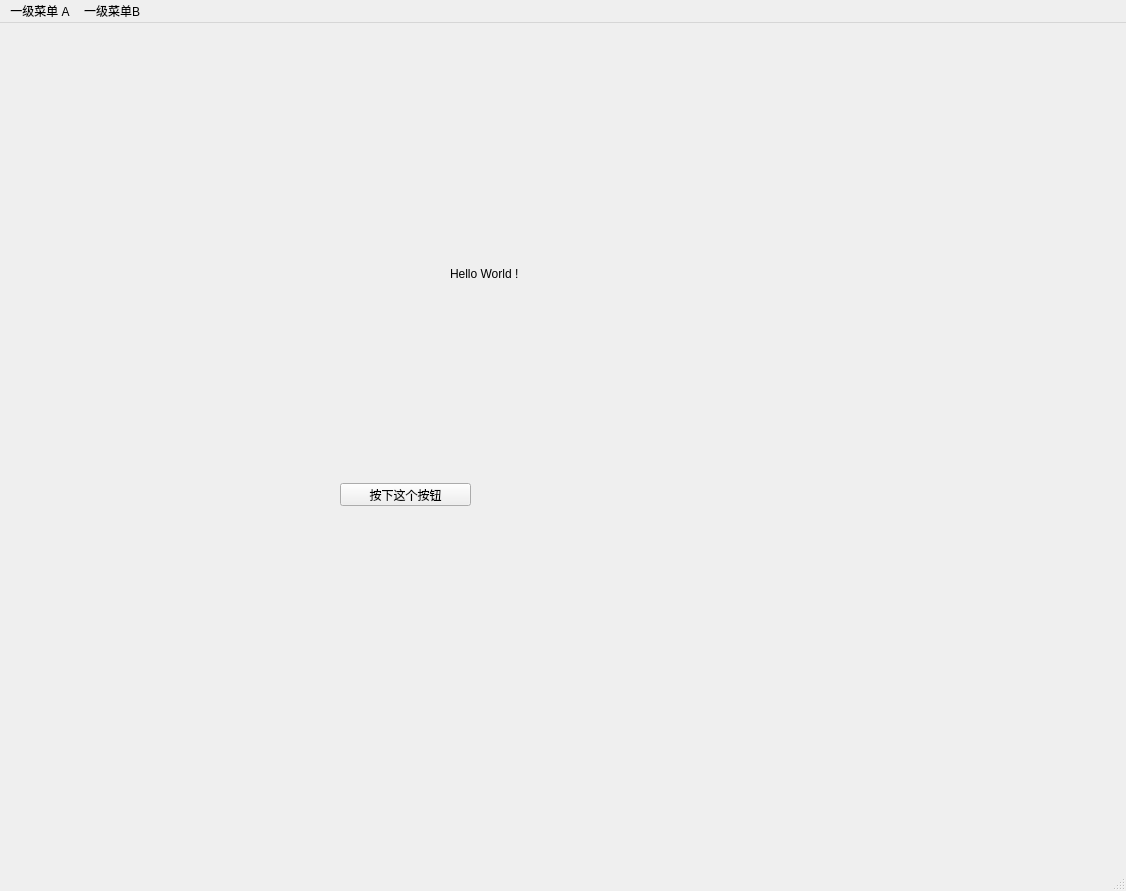
<?xml version="1.0" encoding="UTF-8"?>
<ui version="4.0">
 <class>MainWindow</class>
 <widget class="QMainWindow" name="MainWindow">
  <property name="geometry">
   <rect>
    <x>0</x>
    <y>0</y>
    <width>1126</width>
    <height>891</height>
   </rect>
  </property>
  <property name="windowTitle">
   <string>牙线棒</string>
  </property>
  <widget class="QWidget" name="centralwidget">
   <widget class="QLabel" name="label">
    <property name="geometry">
     <rect>
      <x>450</x>
      <y>230</y>
      <width>121</width>
      <height>41</height>
     </rect>
    </property>
    <property name="text">
     <string>Hello World !</string>
    </property>
    <property name="textFormat">
     <enum>Qt::AutoText</enum>
    </property>
   </widget>
   <widget class="QPushButton" name="pushButton">
    <property name="geometry">
     <rect>
      <x>340</x>
      <y>460</y>
      <width>131</width>
      <height>23</height>
     </rect>
    </property>
    <property name="text">
     <string>按下这个按钮</string>
    </property>
   </widget>
  </widget>
  <widget class="QMenuBar" name="menubar">
   <property name="geometry">
    <rect>
     <x>0</x>
     <y>0</y>
     <width>1126</width>
     <height>23</height>
    </rect>
   </property>
   <widget class="QMenu" name="menu_A">
    <property name="title">
     <string>一级菜单 A</string>
    </property>
    <addaction name="separator"/>
   </widget>
   <widget class="QMenu" name="menu_B">
    <property name="title">
     <string>一级菜单B</string>
    </property>
   </widget>
   <addaction name="menu_A"/>
   <addaction name="menu_B"/>
  </widget>
  <widget class="QStatusBar" name="statusbar"/>
 </widget>
 <resources/>
 <connections/>
</ui>
